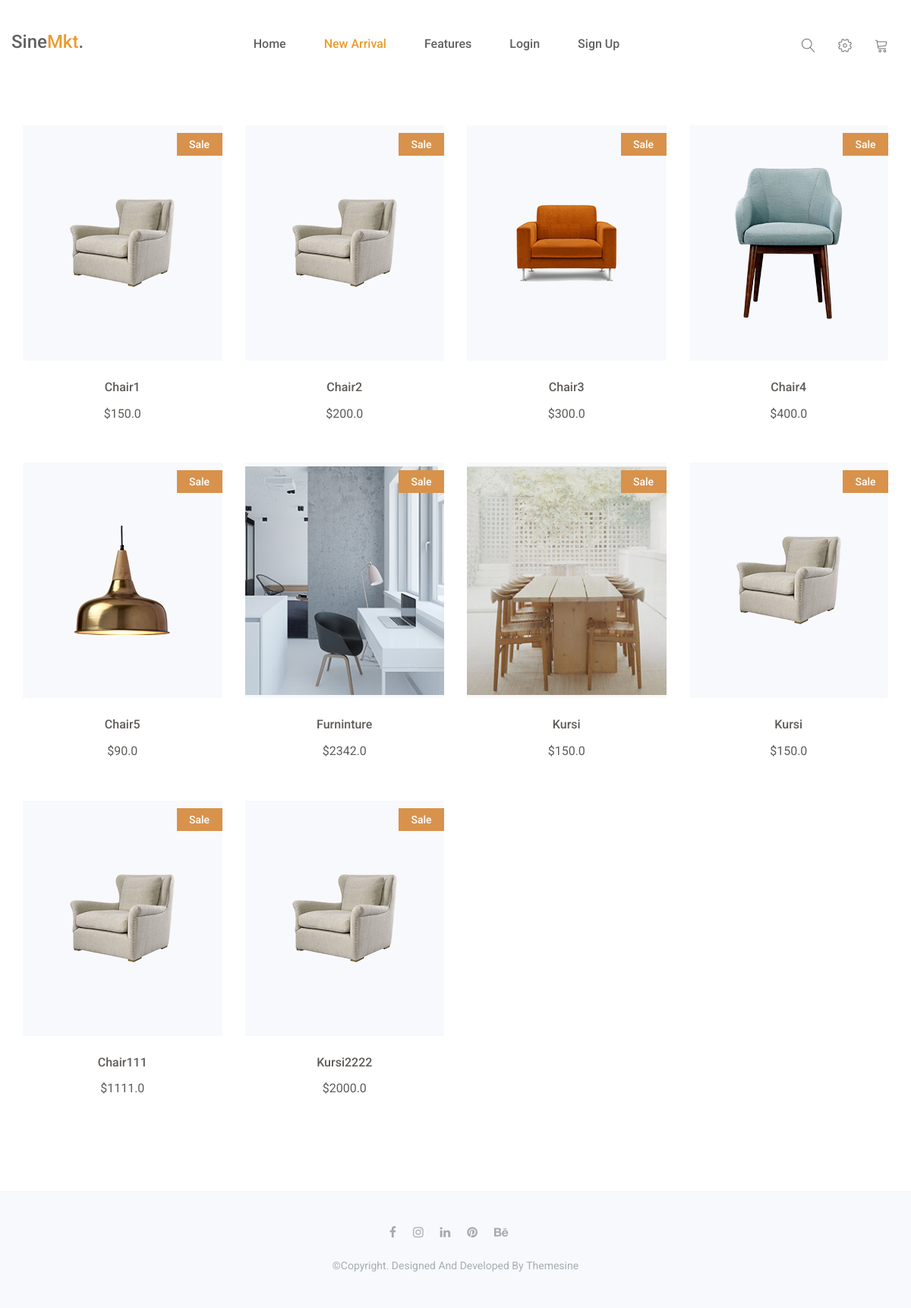
The app's page /arrival/, older data.
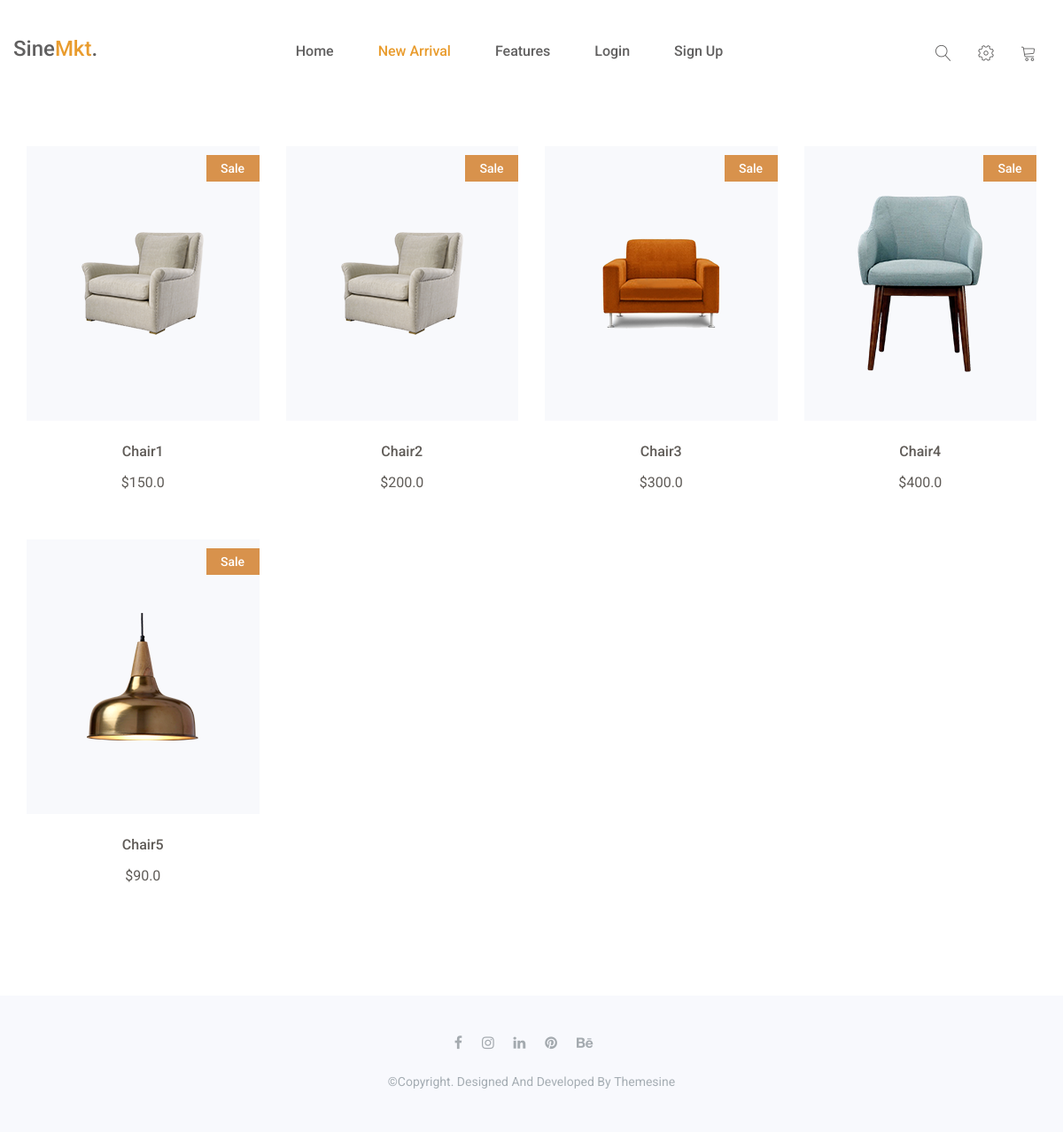
The same page, newer data.
### app_seller/models.py (models this page shows, shortened)
class Products(models.Model):
    pname = models.CharField(max_length=30)
    price = models.FloatField()
    pic = models.FileField(upload_to='products',default='product.png')
    seller = models.ForeignKey(Seller,on_delete=models.CASCADE)

### app_buyer/views.py (the view)
# urls.py: path('arrival/', views.arrival, name="arrival"),
def arrival(request):
    all_products = Products.objects.all()
    return render(request, 'arrivals.html',{'all_products':all_products})

### app_buyer/templates/arrivals.html (shortened to what this page needs)
{% load static %}
<!doctype html>
<html class="no-js" lang="en">
    <head>
        <link rel="stylesheet" href="{% static 'assets/css/font-awesome.min.css' %}">
		<link rel="stylesheet" href="{% static 'assets/css/linearicons.css' %}">
        <link rel="stylesheet" href="{% static 'assets/css/animate.css' %}">
        <link rel="stylesheet" href="{% static 'assets/css/owl.carousel.min.css' %}">
		<link rel="stylesheet" href="{% static 'assets/css/owl.theme.default.min.css' %}">
        <link rel="stylesheet" href="{% static 'assets/css/bootstrap.min.css' %}">
		<link rel="stylesheet" href="{% static 'assets/css/bootsnav.css' %}" >
        <link rel="stylesheet" href="{% static 'assets/css/style.css' %}">
        <link rel="stylesheet" href="{% static 'assets/css/responsive.css' %}">
    </head>
<body>
    <header id="home" class="welcome-hero">
        <div class="top-area">
            <div class="header-area">
                <nav class="navbar navbar-default bootsnav  navbar-sticky navbar-scrollspy"  data-minus-value-desktop="70" data-minus-value-mobile="55" data-speed="1000">
                    <div class="container">
                        <div class="attr-nav">
                            <ul>
                                <li class="search">
                                    <a href="#"><span class="lnr lnr-magnifier"></span></a>
                                </li>
                                <li class="nav-setting">
                                    <a href="#"><span class="lnr lnr-cog"></span></a>
                                </li>
                                <li >
                                    <a href="{% url 'cart' %}" >
                                        <span class="lnr lnr-cart"></span>
                                    </a>
                                </li>
                            </ul>
                        </div>
                        <div class="navbar-header">
                            <a class="navbar-brand" href="index.html">sine<span>mkt</span>.</a>
                        </div>
                        <div class="collapse navbar-collapse menu-ui-design" id="navbar-menu">
                            <ul class="nav navbar-nav navbar-center" data-in="fadeInDown" data-out="fadeOutUp">
                                <li ><a href="{% url 'index' %}">home</a></li>
                                <li class="active"><a href="{% url 'arrival' %}">new arrival</a></li>
                                <li class="scroll"><a href="#feature">features</a></li>
                                {% if user_data %}
                                {% else %}
                                <li><a href="{% url 'login' %}">Login</a></li>
                                <li ><a href="{% url 'register' %}">Sign Up</a></li>
                                {% endif %}
                                <li ><a>{{user_data.fullname}}</a></li>
                            </ul>
                        </div>
                    </div>
                </nav>
            </div>
        </div>
    </header>
<section id="new-arrivals" class="new-arrivals">
    <div class="container">
        <div class="new-arrivals-content">
            <div class="row">
                {% for single_product in all_products %}
                <div class="col-md-3 col-sm-4">
                    <div class="single-new-arrival">
                        <div class="single-new-arrival-bg">
                            <img src="{{single_product.pic.url}}" alt="new-arrivals images">
                            <div class="sale bg-1">
                                <p>sale</p>
                            </div>
                        </div>
                        <h4><a href="#">{{single_product.pname}}</a></h4>
                        <p class="arrival-product-price">${{single_product.price}}</p>
                    </div>
                </div>
                {% endfor %}
            </div>
        </div>
    </div>
</section>
<footer id="footer"  class="footer">
    <div class="container">
        <div class="hm-footer-copyright text-center">
            <div class="footer-social">
                <a href="#"><i class="fa fa-facebook"></i></a>
                <a href="#"><i class="fa fa-instagram"></i></a>
                <a href="#"><i class="fa fa-linkedin"></i></a>
                <a href="#"><i class="fa fa-pinterest"></i></a>
                <a href="#"><i class="fa fa-behance"></i></a>
            </div>
            <p>
                &copy;copyright. designed and developed by <a href="https://www.themesine.com/">themesine</a>
            </p>
        </div>
    </div>
</footer>
</body>

### app_buyer/static/assets/css/bootsnav.css (style rules this page uses)
nav.bootsnav .container { position: relative; }
nav.navbar.bootsnav { margin-bottom: 0; -moz-border-radius: 0px; -webkit-border-radius: 0px; -o-border-radius: 0px; border-radius: 0px; background-color: #fff; border: none; border-bottom: solid 1px #e0e0e0; z-index: 9; }
nav.navbar.bootsnav ul.nav > li > a { color: #6f6f6f; background-color: transparent; outline: none; margin-bottom: -2px; }
nav.navbar.bootsnav ul.nav li.megamenu-fw > a:hover, nav.navbar.bootsnav ul.nav li.megamenu-fw > a:focus, nav.navbar.bootsnav ul.nav li.active > a:hover, nav.navbar.bootsnav ul.nav li.active > a:focus, nav.navbar.bootsnav ul.nav li.active > a { background-color: transparent; }
.attr-nav { float: right; display: inline-block; margin-left: 13px; margin-right: -15px; }
.attr-nav > ul { padding: 0; margin: 0 0 -7px 0; list-style: none; display: inline-block; }
.attr-nav > ul > li { float: left; display: block; }
.attr-nav > ul > li > a { color: #6f6f6f; display: block; padding: 28px 15px; position: relative; }
body { -webkit-transition: all 0.3s ease-in-out; -moz-transition: all 0.3s ease-in-out; -o-transition: all 0.3s ease-in-out; -ms-transition: all 0.3s ease-in-out; transition: all 0.3s ease-in-out; }
.wrap-sticky nav.navbar.bootsnav { position: absolute; width: 100%; left: 0; top: 0; }
@media (min-width: 1024px) { nav.navbar.bootsnav ul.nav > li > a { padding: 30px 15px; font-weight: 600; } }
@media (min-width: 1024px) { nav.navbar.bootsnav.menu-center .container { position: relative; } }
@media (min-width: 1024px) { nav.navbar.bootsnav.menu-center ul.nav.navbar-center { float:none; margin: 0 auto; display: table; table-layout: fixed; } }
@media (min-width: 1024px) { nav.navbar.bootsnav.menu-center .navbar-header, nav.navbar.bootsnav.menu-center .attr-nav { position: absolute; } }
@media (min-width: 1024px) { nav.navbar.bootsnav.menu-center .attr-nav { right: 15px; } }

Row changes from the older to the newer data that the page shows:
removed Products: pic (picture), pname "Furninture", price "2342.0"
removed Products: pic (picture), pname "Kursi", price "150.0"
removed Products: pic (picture), pname "Kursi", price "150.0"
removed Products: pic (picture), pname "Chair111", price "1111.0"
removed Products: pic (picture), pname "Kursi2222", price "2000.0"
